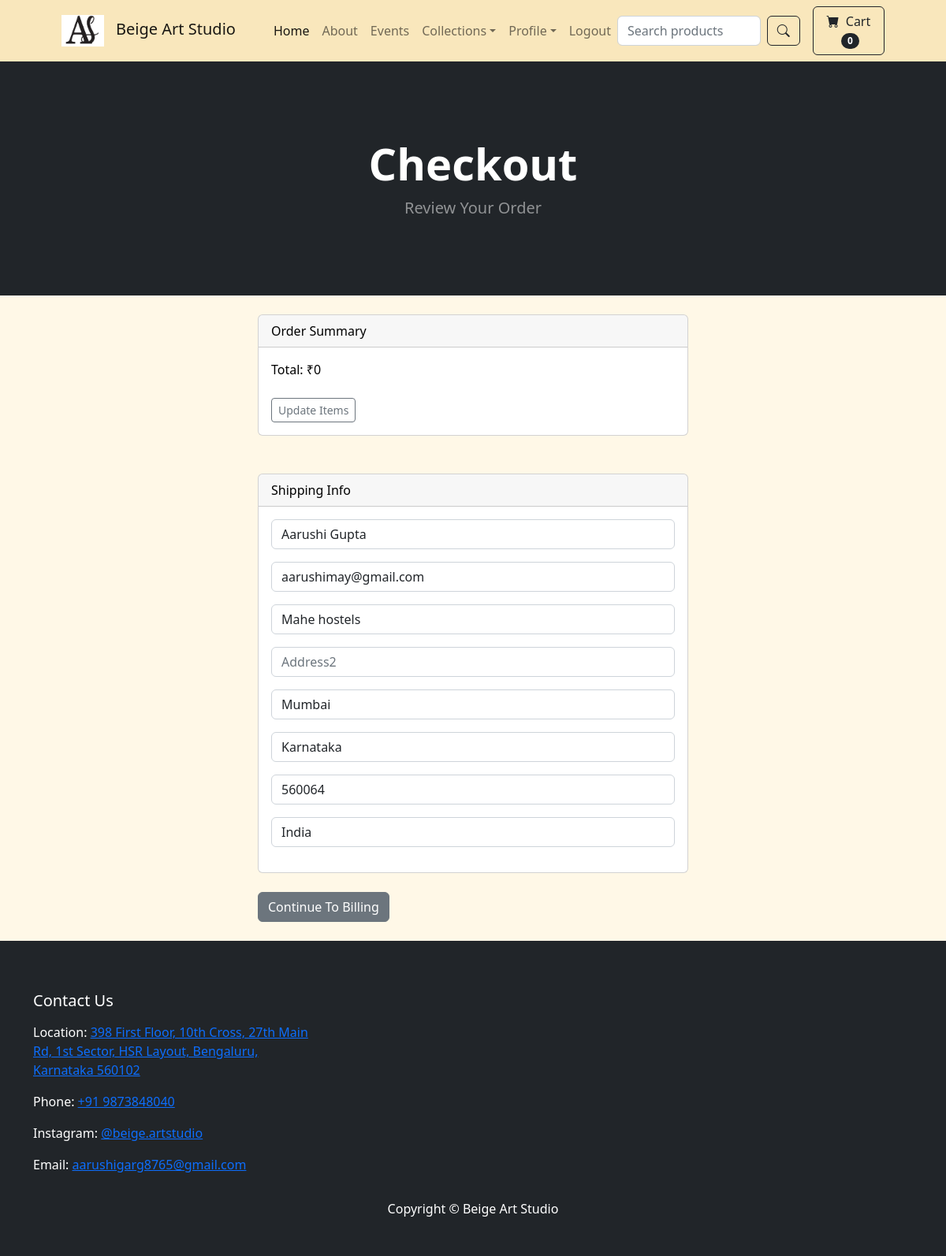
/payment/checkout (signed in), run on the app's committed database.
### payment/models.py (models this page shows, shortened)
class ShippingAddress(models.Model):
    user = models.ForeignKey(User, on_delete=models.CASCADE, null=True, blank=True)
    shipping_full_name = models.CharField(max_length=255)
    shipping_email = models.CharField(max_length=255)
    shipping_address1 = models.CharField(max_length=255)
    shipping_address2 = models.CharField(max_length=255, null=True, blank=True)
    shipping_city = models.CharField(max_length=255)
    shipping_state = models.CharField(max_length=255, null=True, blank=True)
    shipping_zipcode = models.CharField(max_length=255, null=True, blank=True)
    shipping_country = models.CharField(max_length=255)
    class Meta:
        verbose_name_plural = "Shipping Address"

### payment/views.py (the view)
# urls.py: path('checkout', views.checkout, name='checkout'),
def checkout(request):
    cart = Cart(request)
    cart_products = cart.get_prods
    quantities = cart.get_quants
    totals = cart.cart_total()
    if request.user.is_authenticated:
        shipping_user = ShippingAddress.objects.get(user__id=request.user.id)
        shipping_form = ShippingForm(request.POST or None, instance=shipping_user) #instance helps us put in the already saved info
        return render(request, "payment/checkout.html", {"cart_products":cart_products, "quantities":quantities, "totals":totals, "shipping_form":shipping_form })
    else:
        shipping_form = ShippingForm(request.POST or None)
        return render(request, "payment/checkout.html", {"cart_products":cart_products, "quantities":quantities, "totals":totals, "shipping_form":shipping_form})

### cart/cart.py (called while the page is built)
    def __len__(self):
        return len(self.cart)

    def get_prods(self):
        product_ids = self.cart.keys()
        products = Product.objects.filter(id__in=product_ids)
        return products

    def cart_total(self):
        product_ids = self.cart.keys()
        products = Product.objects.filter(id__in=product_ids)
        quantities=self.cart
        total=0
        for key, value in quantities.items():
            key=int(key)
            for product in products:
                if product.id == key:
                    total = total +(product.price * value)
        return total

### cart/context_processors.py (called while the page is built)
def cart(request):
    return {'cart': Cart(request)}

### payment/templates/payment/checkout.html (shortened to what this page needs)
{% extends 'base.html' %}
{% block content %}
        <header class="bg-dark py-5">
            <div class="container px-4 px-lg-5 my-5">
                <div class="text-center text-white">
                    <h1 class="display-4 fw-bolder">Checkout</h1>
                    <p class="lead fw-normal text-white-50 mb-0">Review Your Order</p>
                </div>
            </div>
        </header>
        <br/>
        <div class="container">
            <div class="row">
                    <div class="col-md-6 offset-md-3">
          <div class="card">
          <div class="card-header">
            Order Summary
          </div>
          <div class="card-body">
            Total:  ₹{{ totals }}
            <br/><br/>
            <a href="{% url 'cart_summary' %}" class="btn btn-sm btn-outline-secondary">Update Items</a>
          </div>
        </div>
<br/><br/>
<div class="card">
    <div class="card-header">
      Shipping Info
    </div>
    <div class="card-body">
        <form method="POST" action="{% url 'billing_info' %}">
      {{ shipping_form.as_p }}
    </div>
  </div>
  <br/>
  <button type="submit" class="btn btn-secondary">
    Continue To Billing
</button>
<br/><br/>
        </div>
    </div>
</div>
{% endblock %}

### store/templates/base.html (style rules this page uses)
body { background-color: #fff8e7; color: black; }

### data on the page
ShippingAddress: shipping_full_name "Aarushi Gupta", shipping_email "aarushimay@gmail.com", shipping_address1 "Mahe hostels", shipping_city "Mumbai", shipping_state "Karnataka", shipping_zipcode "560064", shipping_country "India"

### other printed values
{{ cart|length }} "0"
{{ totals }} "0"
